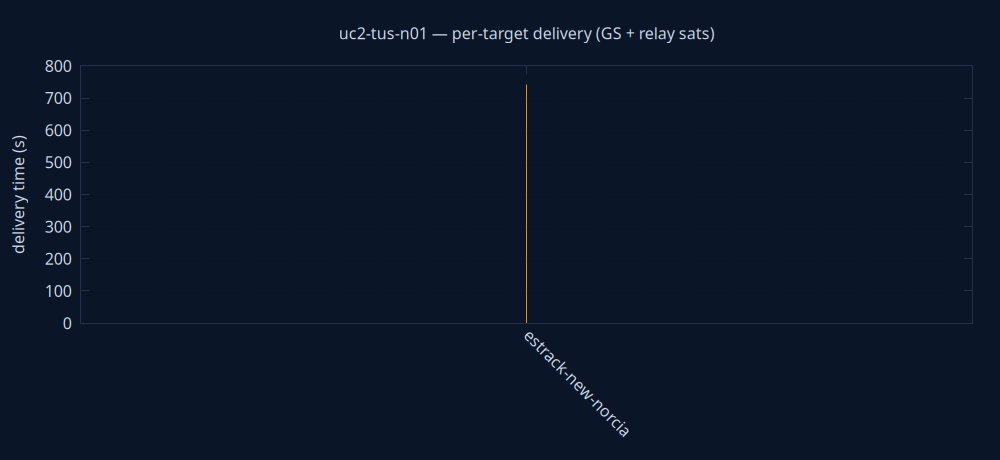

gnuplot code for this plot:
set terminal pngcairo size 1000,460 background rgb '#0a1628'
set output 'delivery.png'
set style fill solid 0.8
set boxwidth 0.7 relative
set border lc rgb '#22304a'
set grid ytics lc rgb '#22304a'
set yrange [0:*]
set ylabel 'delivery time (s)' textcolor rgb '#cdd7ea'
set xtics rotate by -45 textcolor rgb '#cdd7ea'
set ytics textcolor rgb '#cdd7ea'
set title 'uc2-tus-n01 — per-target delivery (GS + relay sats)' textcolor rgb '#cdd7ea'
plot 'delivery.dat' using 0:2:3:xtic(1) with boxes lc rgb variable notitle
